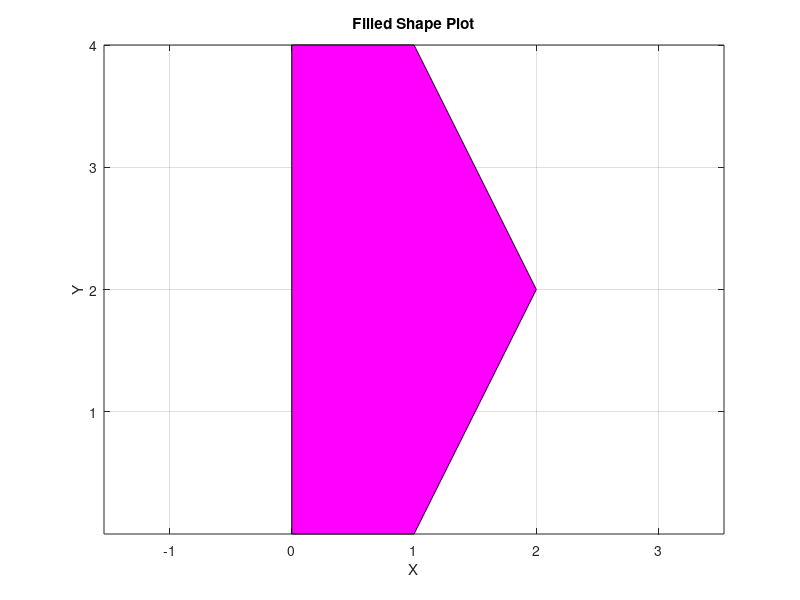

MATLAB code to generate this figure:
% Define the matrix D
D = [0 0; 1 0; 2 2; 1 4; 0 4; 0 0];

% Plot the matrix
figure;
fill(D(:,1), D(:,2), 'm'); % 'm' represents purple color
title('Filled Shape Plot');
xlabel('X');
ylabel('Y');
axis equal; % Ensure equal scaling on both axes
grid on; % Add grid

% Save the plot to a file
saveas(gcf, 'filled_shape_plot_with_grid.png');

